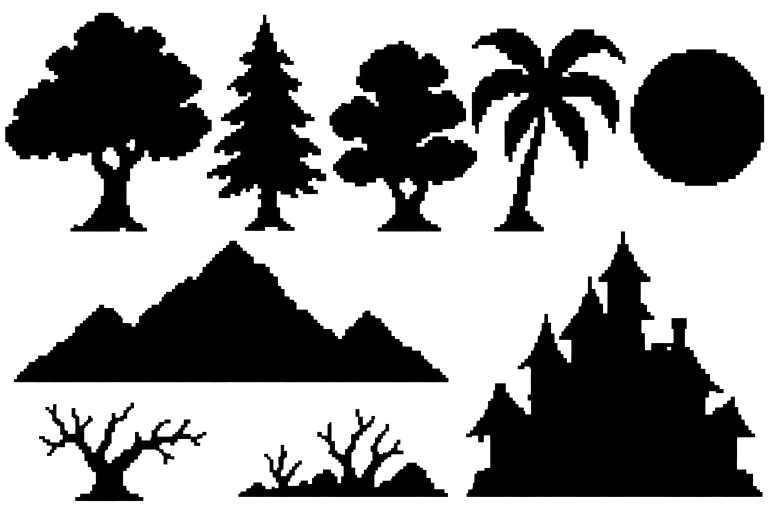
#> input picture art-source/night/silhouettes_sheet.png, 1536 x 1024 px (shown at 1/2 size)
$ python night_cut.py
#> lines starting #> are read from the running program, lines starting #| are printed output that depends on the picture; after the words box and inside, x2 and y2 are one past the last pixel; in counts of white or black regions, pixels touching at a corner belong together
# Cuts the owner's silhouette sheet (art-source/night/silhouettes_sheet.png: black shapes on a transparent background,
# 1536 x 1024) into the Night Machine's pictures in www/assets/night/ (owner, Nov 4 2026):
#   palm (the coconut tree), grass (the low bare brush), moon (a plain disc).
# (Only the coconut tree is used of the trees, and not the castle / house: the owner's choice, Nov 4 2026.)
# Each shape is cut by its box, shrunk 8x (box filter, alpha cut at 50%: blocky pixel art, drawn without smoothing),
# and painted one flat colour: the moon cream, the rest very dark blue. The grass also gets a soft blue moonlight glow
# picture (grass_glow.png: the same canvas with GLOW_PAD pixels round it; concert.js NIGHT_PAD).
# Run: python3 -I art-source/night/night_cut.py
import os
import numpy as np
from scipy import ndimage as ndi
from PIL import Image, ImageFilter
here = os.path.dirname(os.path.abspath(__file__))
out = os.path.join(here, '..', '..', 'www', 'assets', 'night')
os.makedirs(out, exist_ok=True)
sheet = Image.open(os.path.join(here, 'silhouettes_sheet.png')).convert('RGBA').split()[3]
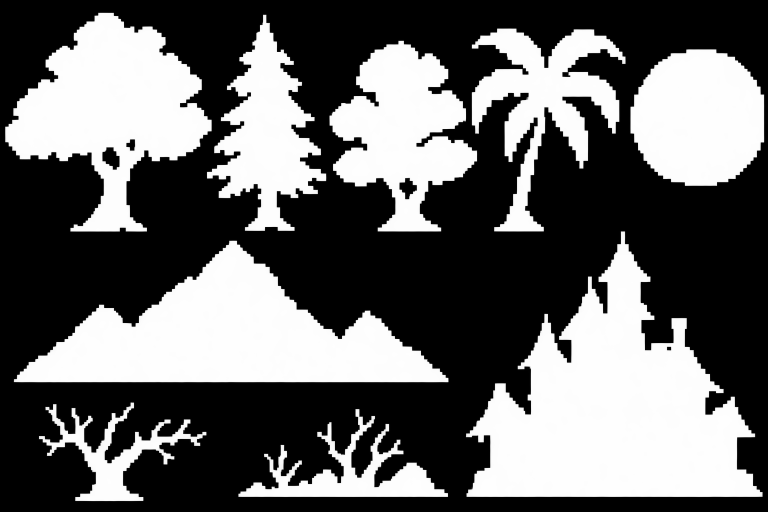
#> sheet: PIL image 1536x1024 L (shown at 1/2 size); min 0, max 254, mean 101
K, GLOW_PAD = 8, 8
# name: (box x0, y0, x1, y1, colour)
PARTS = {
    'palm': ((940, 54, 1254, 468), (5, 14, 36)),
    'moon': ((1258, 95, 1532, 375), (244, 238, 204)),
    'grass': ((474, 812, 900, 998), (8, 22, 52)),
}
GLOW = {}  # no glow any more (owner, Nov 4 2026)
for name, (box, col) in PARTS.items():
    a = sheet.crop(box)
    w, h = max(1, round(a.width / K)), max(1, round(a.height / K))
    a = a.resize((w, h), Image.BOX).point(lambda v: 255 if v >= 128 else 0)
    # drop the bits of a neighbouring shape that fall inside the box: pieces under half of the biggest piece
    # (grass: under 6%, it is several tufts)
    m = np.array(a) > 0
    lab, n = ndi.label(m, structure=np.ones((3, 3)))
    sizes = ndi.sum(m, lab, range(1, n + 1))
    keep = [i + 1 for i, v in enumerate(sizes) if v >= (0.06 if name == 'grass' else 0.5) * max(sizes)]
    a = Image.fromarray(((m & np.isin(lab, keep)) * 255).astype(np.uint8))
    rgba = Image.new('RGBA', (w, h), col + (255,))
    rgba.putalpha(a)
    rgba.save(os.path.join(out, name + '.png'))
    print(name, w, 'x', h)
    if name in GLOW:
        big = Image.new('L', (w + 2 * GLOW_PAD, h + 2 * GLOW_PAD), 0)
        big.paste(a, (GLOW_PAD, GLOW_PAD))
        soft = big.filter(ImageFilter.GaussianBlur(3.2))
        al = np.array(soft).astype(np.float32) / 255
        al = np.clip(al * 1.5, 0, 1) * 0.5  # a soft halo, at most half strong
        g = np.zeros((big.height, big.width, 4), np.uint8)
        g[..., :3] = GLOW[name]
        g[..., 3] = (al * 255).astype(np.uint8)
        Image.fromarray(g, 'RGBA').save(os.path.join(out, name + '_glow.png'))
#> this loop made 3 passes
#> (n, sizes) on passes 1 to 3: (2, [743, 7]), (1, [916]), (1, [302])
#> pass 1, `a = sheet.crop(box)`:
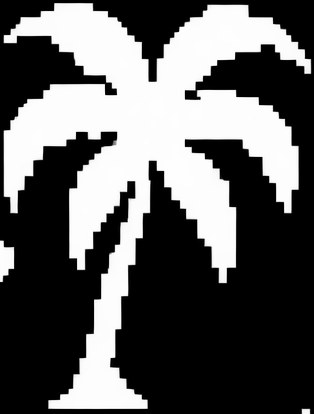
#> a: PIL image 314x414 L; min 0, max 254, mean 94.2
#> pass 1, `a = a.resize((w, h), Image.BOX).point(lambda v: 255 if v >= 128 else 0)`:
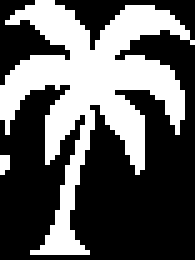
#> a: PIL image 39x52 L (shown 5 times larger); 37% white; 2 white regions (1 under 20 px), largest, box (x1, y1, x2, y2) and area: (0, 0, 39, 51) 743
#> pass 1, `lab, n = ndi.label(m, structure=np.ones((3, 3)))`:
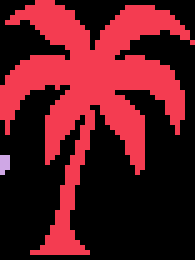
#> lab: shape (52, 39) int32 (shown 5 times larger); 3 distinct labels, from 0 to 2; one colour per label, 0 black
#> after the loop:
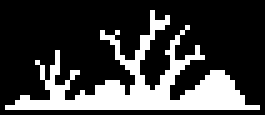
#> a: PIL image 53x23 L (shown 5 times larger); 24.8% white; 1 white region, box (x1, y1, x2, y2) and area: (1, 2, 52, 22) 302
#> after the loop:
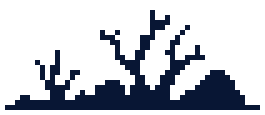
#> rgba: PIL image 53x23 RGBA (shown 5 times larger); mean R, G, B, A 8, 22, 52, 63.2; transparent parts drawn white
